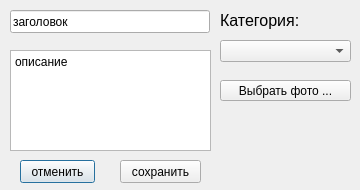
<?xml version="1.0" encoding="UTF-8"?>
<ui version="4.0">
 <class>Dialog</class>
 <widget class="QDialog" name="Dialog">
  <property name="geometry">
   <rect>
    <x>0</x>
    <y>0</y>
    <width>360</width>
    <height>190</height>
   </rect>
  </property>
  <property name="windowTitle">
   <string>Dialog</string>
  </property>
  <widget class="QPushButton" name="btn_cancel">
   <property name="geometry">
    <rect>
     <x>20</x>
     <y>160</y>
     <width>75</width>
     <height>23</height>
    </rect>
   </property>
   <property name="text">
    <string>отменить</string>
   </property>
  </widget>
  <widget class="QPushButton" name="btn_save">
   <property name="geometry">
    <rect>
     <x>120</x>
     <y>160</y>
     <width>81</width>
     <height>23</height>
    </rect>
   </property>
   <property name="text">
    <string>сохранить</string>
   </property>
  </widget>
  <widget class="QLineEdit" name="heading">
   <property name="geometry">
    <rect>
     <x>10</x>
     <y>10</y>
     <width>200</width>
     <height>23</height>
    </rect>
   </property>
   <property name="text">
    <string>заголовок</string>
   </property>
  </widget>
  <widget class="QComboBox" name="cb_category">
   <property name="geometry">
    <rect>
     <x>220</x>
     <y>40</y>
     <width>131</width>
     <height>22</height>
    </rect>
   </property>
  </widget>
  <widget class="QLabel" name="label">
   <property name="geometry">
    <rect>
     <x>220</x>
     <y>10</y>
     <width>101</width>
     <height>21</height>
    </rect>
   </property>
   <property name="font">
    <font>
     <pointsize>12</pointsize>
    </font>
   </property>
   <property name="text">
    <string>Категория:</string>
   </property>
  </widget>
  <widget class="QPushButton" name="btn_img">
   <property name="geometry">
    <rect>
     <x>220</x>
     <y>80</y>
     <width>131</width>
     <height>21</height>
    </rect>
   </property>
   <property name="text">
    <string>Выбрать фото ...</string>
   </property>
  </widget>
  <widget class="QLabel" name="label_img">
   <property name="geometry">
    <rect>
     <x>220</x>
     <y>110</y>
     <width>130</width>
     <height>70</height>
    </rect>
   </property>
   <property name="text">
    <string/>
   </property>
   <property name="pixmap">
    <pixmap>../data/img-placeholder.png</pixmap>
   </property>
   <property name="scaledContents">
    <bool>true</bool>
   </property>
  </widget>
  <widget class="QPlainTextEdit" name="desc">
   <property name="geometry">
    <rect>
     <x>10</x>
     <y>50</y>
     <width>201</width>
     <height>101</height>
    </rect>
   </property>
   <property name="plainText">
    <string>описание</string>
   </property>
  </widget>
 </widget>
 <resources/>
 <connections/>
</ui>
